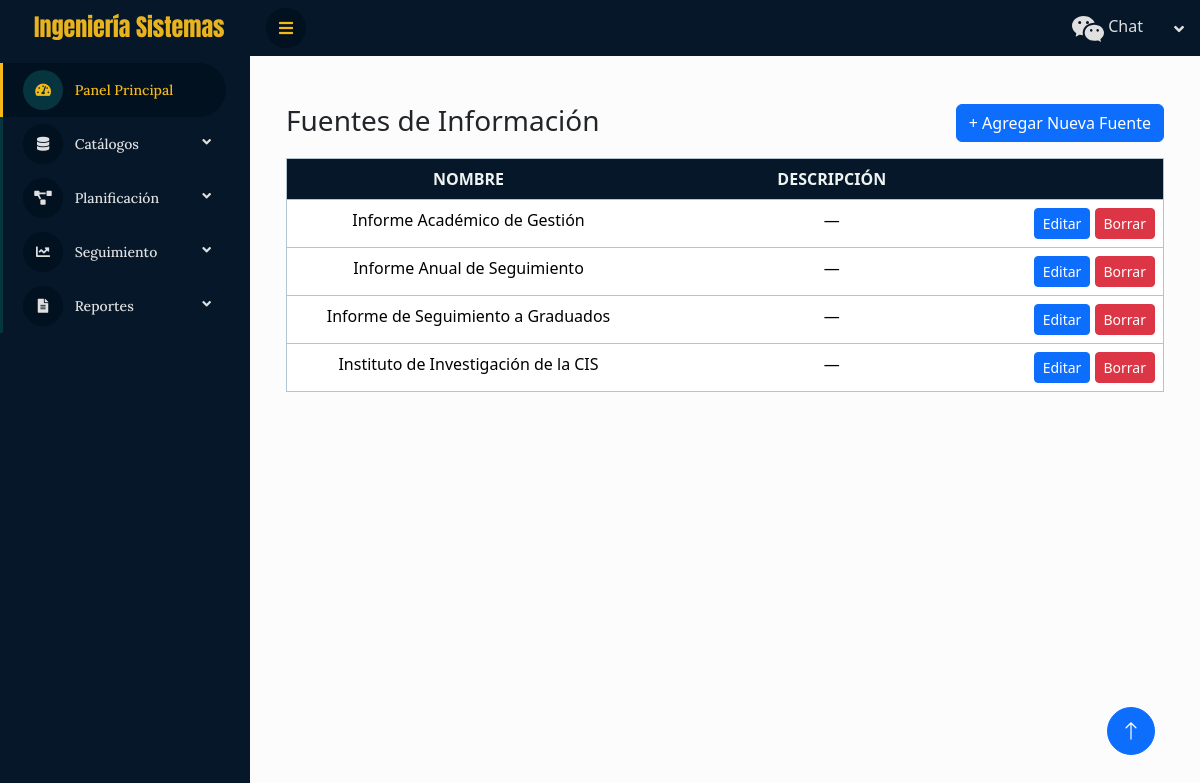
/fuentes/, run on an earlier commit of the app's database.
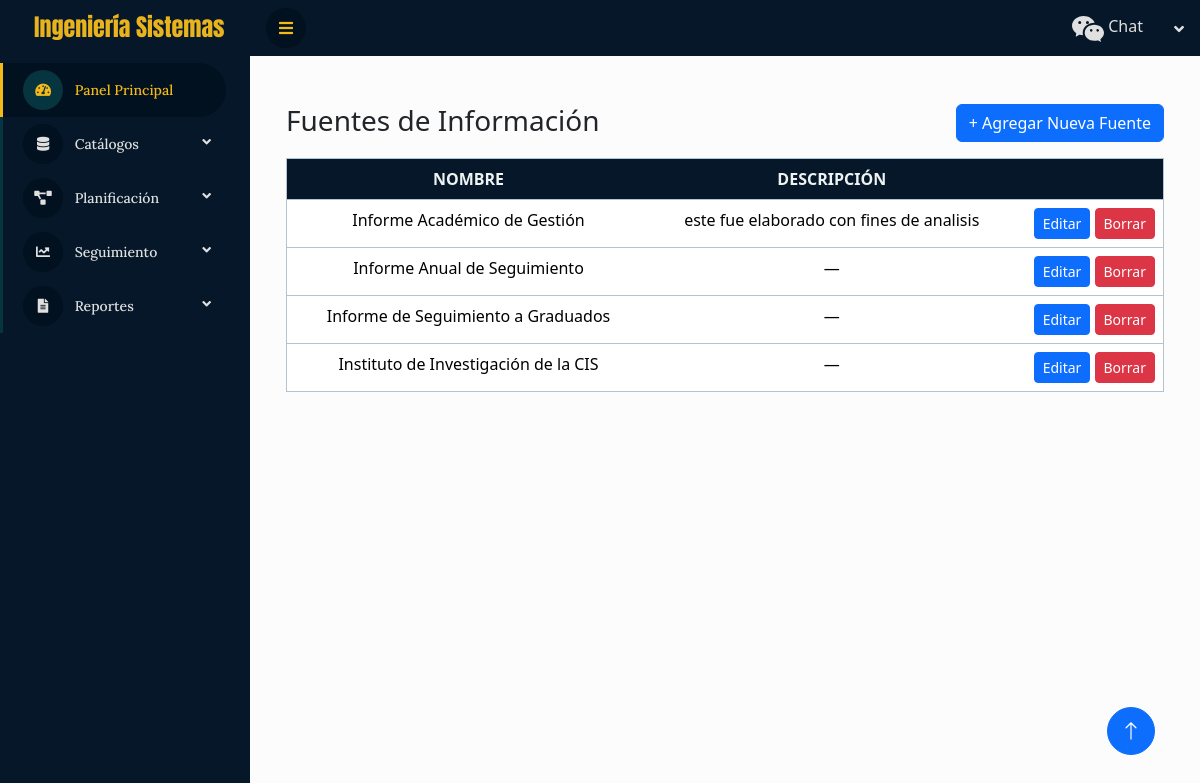
And on a later commit of the database.
### cis/models.py (models this page shows, shortened)
class TimeStampedModel(models.Model):
    creado = models.DateTimeField(auto_now_add=True)
    actualizado = models.DateTimeField(auto_now=True)
    class Meta:
        abstract = True

class FuenteInformacion(TimeStampedModel):
    nombre = models.CharField(max_length=200, unique=True)
    descripcion = models.TextField(blank=True)

### cis/views.py (the view)
# urls.py: path("fuentes/", views.FuenteListView.as_view(), name="fuente_list"),
class FuenteListView(ListView):
    model = FuenteInformacion
    template_name = "planificacion/fuente_list.html"
    context_object_name = "fuentes"
    ordering = ["nombre"]

### cis/templates/planificacion/fuente_list.html
 {% extends "base.html" %} {% block content %}
<div class="container-fluid py-4">
  <div class="d-flex justify-content-between mb-3">
    <h1 class="h3 mb-0">Fuentes de Información</h1>
    <a href="{% url 'fuente_create' %}" class="btn btn-primary">+ Agregar Nueva Fuente</a>
  </div>
  <table class="table table-hover">
    <thead class="table-light">
      <tr>
        <th>Nombre</th>
        <th>Descripción</th>
        <th style="width: 150px"></th>
      </tr>
    </thead>
    <tbody>
      {% for f in fuentes %}
      <tr>
        <td>{{ f.nombre }}</td>
        <td>{{ f.descripcion|default:"—" }}</td>
        <td class="text-end">
          <a href="{% url 'fuente_update' f.pk %}" class="btn btn-sm btn-primary">Editar</a>
          <a href="{% url 'fuente_delete' f.pk %}" class="btn btn-sm btn-danger">Borrar</a>
        </td>
      </tr>
      {% empty %}
      <tr><td colspan="3" class="text-center text-muted">No hay fuentes registradas</td></tr>
      {% endfor %}
    </tbody>
  </table>
</div>
{% endblock %}

### cis/templates/base.html (shortened to what this page needs)
{% load static %}
<!DOCTYPE html>
<html lang="es-ES">
  <head>
    <link href="https://cdnjs.cloudflare.com/ajax/libs/font-awesome/5.10.0/css/all.min.css" rel="stylesheet" />
    <link href="https://cdn.jsdelivr.net/npm/bootstrap-icons@1.4.1/font/bootstrap-icons.css" rel="stylesheet" />
    <link href="https://cdn.jsdelivr.net/npm/select2@4.1.0-rc.0/dist/css/select2.min.css" rel="stylesheet" />
    <link href="https://cdn.jsdelivr.net/npm/bootstrap@5.3.2/dist/css/bootstrap.min.css" rel="stylesheet" />
    <link type="text/css" href="{% static 'css/style.css' %}" rel="stylesheet" />
    <link type="text/css" href="{% static 'css/utility.css' %}" rel="stylesheet" />
  </head>
  <body>
    <div class="container-fluid position-relative d-flex p-0">
      <div class="sidebar pe-4 pb-3">
        <nav class="navbar navbar-dark">
          <a href="" class="flex navbar-brand mx-4 mb-3 align-items-center">
            <div class="d-flex align-items-center">
              <h3 id="hhh" class="text mb-0">Ingeniería Sistemas</h3>
            </div>
          </a>
          <div class="navbar-nav w-100 fontfamili">
            <a href="{% url 'dashboard' %}" class="nav-item nav-link active">
              <i class="fa fa-tachometer-alt me-2"></i>
              Panel Principal
            </a>
            <div class="nav-item dropdown">
              <a href="#" class="nav-link dropdown-toggle" data-bs-toggle="dropdown" aria-expanded="false">
                <i class="fa fa-database me-2"></i>
                Catálogos
              </a>
            </div>
            <div class="nav-item dropdown">
              <a href="#" class="nav-link dropdown-toggle" data-bs-toggle="dropdown" aria-expanded="false">
                <i class="fa fa-project-diagram me-2"></i>
                Planificación
              </a>
            </div>
            <div class="nav-item dropdown">
              <a href="#" class="nav-link dropdown-toggle" data-bs-toggle="dropdown" aria-expanded="false">
                <i class="fa fa-chart-line me-2"></i>
                Seguimiento
              </a>
            </div>
            <div class="nav-item dropdown">
              <a href="#" class="nav-link dropdown-toggle" data-bs-toggle="dropdown" aria-expanded="false">
                <i class="fa fa-file-alt me-2"></i>
                Reportes
              </a>
            </div>
          </div>
        </nav>
      </div>
      <div id="conttt" class="content">
        <nav id="contt" class="navbar navbar-expand navbar sticky-top px-3 py-0">
          <a href="#" class="sidebar-toggler flex-shrink-0">
            <i class="fa fa-bars"></i>
          </a>
          <div class="navbar-nav align-items-center ms-auto">
            <div class="nav-item">
              <a href="" class="nav-link">
                <span class="d-none d-lg-inline-flex">Chat</span>
              </a>
            </div>
            <div class="nav-item dropdown">
              <a href="#" class="nav-link dropdown-toggle" data-bs-toggle="dropdown">
              </a>
            </div>
          </div>
        </nav>
        <div id="conttt" class="container-fluid pt-4 px-4">{% block content %} {% endblock %}</div>
      </div>
      <a href="#" class="btn btn-lg btn-primary btn-lg-square back-to-top"><i class="bi bi-arrow-up"></i></a>
    </div>
  </body>
</html>

### cis/static/css/style.css (style rules this page uses)
.text { font-size: 15px; }
:root { --primary: #f5ba18; --secondary: #06343f; ; --light: #e0e0e0; --dark: #02111f; ; }
.fontfamili { font-family: "Lora"; }
#hhh { font-family: "Anton"; padding-left: 10px; background-color: transparent; color: #e9b31e; font-size: 24px; }
#contt { background: #051729; }
.back-to-top { position: fixed; display: none; right: 45px; bottom: 45px; z-index: 99; }
#conttt { background-color: #fcfcfc; }
.btn { transition: 0.5s; }
.btn-lg-square { width: 48px; height: 48px; }
.btn-square, .btn-sm-square, .btn-lg-square { padding: 0; display: inline-flex; align-items: center; justify-content: center; font-weight: normal; border-radius: 50px; }
.sidebar { position: fixed; top: 0; left: 0; bottom: 0; width: 250px; height: 100vh; overflow-y: auto; background: #051729; transition: 0.5s; z-index: 999; }
.content { margin-left: 250px; min-height: 100vh; background: var(--dark); transition: 0.5s; }
@media (min-width: 992px) { .sidebar { margin-left: 0; } }
@media (min-width: 992px) { .content { width: calc(100% - 250px); } }
.sidebar .navbar .navbar-nav .nav-link { padding: 7px 20px; color: var(--light); font-weight: 500; border-left: 3px solid var(--secondary); border-radius: 0 30px 30px 0; outline: none; font-size: 14px; }
.sidebar .navbar .navbar-nav .nav-link:hover, .sidebar .navbar .navbar-nav .nav-link.active { color: var(--primary); background: var(--dark); border-color: var(--primary); }
.sidebar .navbar .navbar-nav .nav-link i { width: 40px; height: 40px; display: inline-flex; align-items: center; justify-content: center; background: var(--dark); border-radius: 40px; }
.sidebar .navbar .navbar-nav .nav-link:hover i, .sidebar .navbar .navbar-nav .nav-link.active i { background: var(--secondary); }
.sidebar .navbar { background-color: #042b3000; }
.sidebar .navbar .dropdown-toggle::after { position: absolute; top: 15px; right: 15px; border: none; content: "\f107"; font-family: "Font Awesome 5 Free"; font-weight: 900; transition: 0.5s; }
.content .navbar .navbar-nav .nav-link { margin-left: 25px; padding: 12px 0; color: var(--light); outline: none; }
.content .navbar .sidebar-toggler, .content .navbar .navbar-nav .nav-link i { width: 40px; height: 40px; display: inline-flex; text-decoration: none; align-items: center; justify-content: center; background: var(--dark); border-radius: 40px; color: var(--primary); }
.content .navbar .dropdown-toggle::after { margin-left: 6px; vertical-align: middle; border: none; content: "\f107"; font-family: "Font Awesome 5 Free"; font-weight: 900; transition: 0.5s; }
.table { width: 100%; border: 1px solid #ccc; border-collapse: collapse; margin: 0; padding: 0; table-layout: fixed; }
.table tr { background-color: #e4e9eb; border: 1px solid #b3c3d1; }
.table th, .table td { font-size: 16px; padding: 8px; text-align: center; }
.table thead th { text-transform: uppercase; background-color: #051729; color: #eef3f1; }

What changed in the data, as far as the page shows it:
changed FuenteInformacion "Informe Académico de Gestión": descripcion "—" → "este fue elaborado con fines de analisis"
